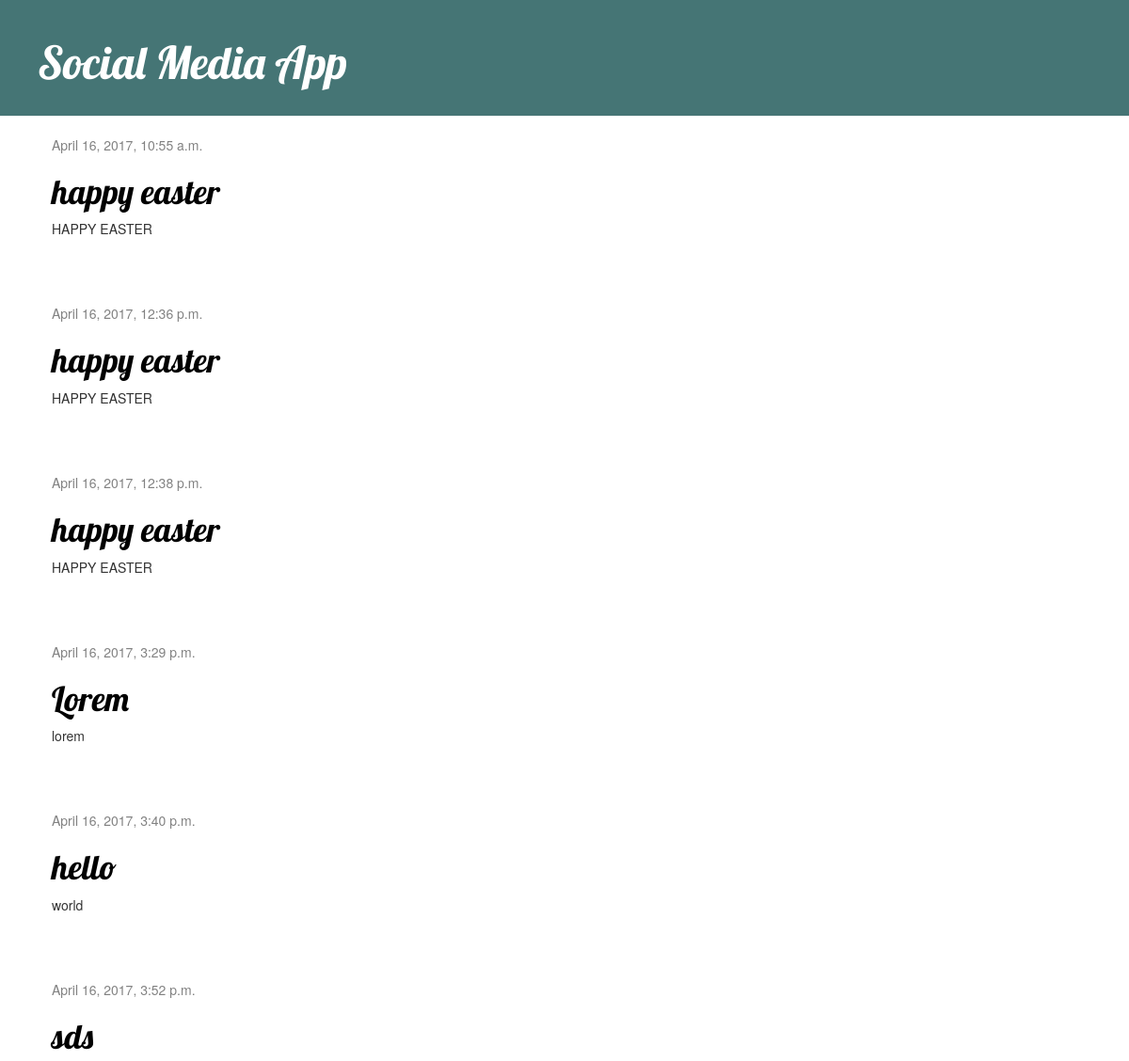
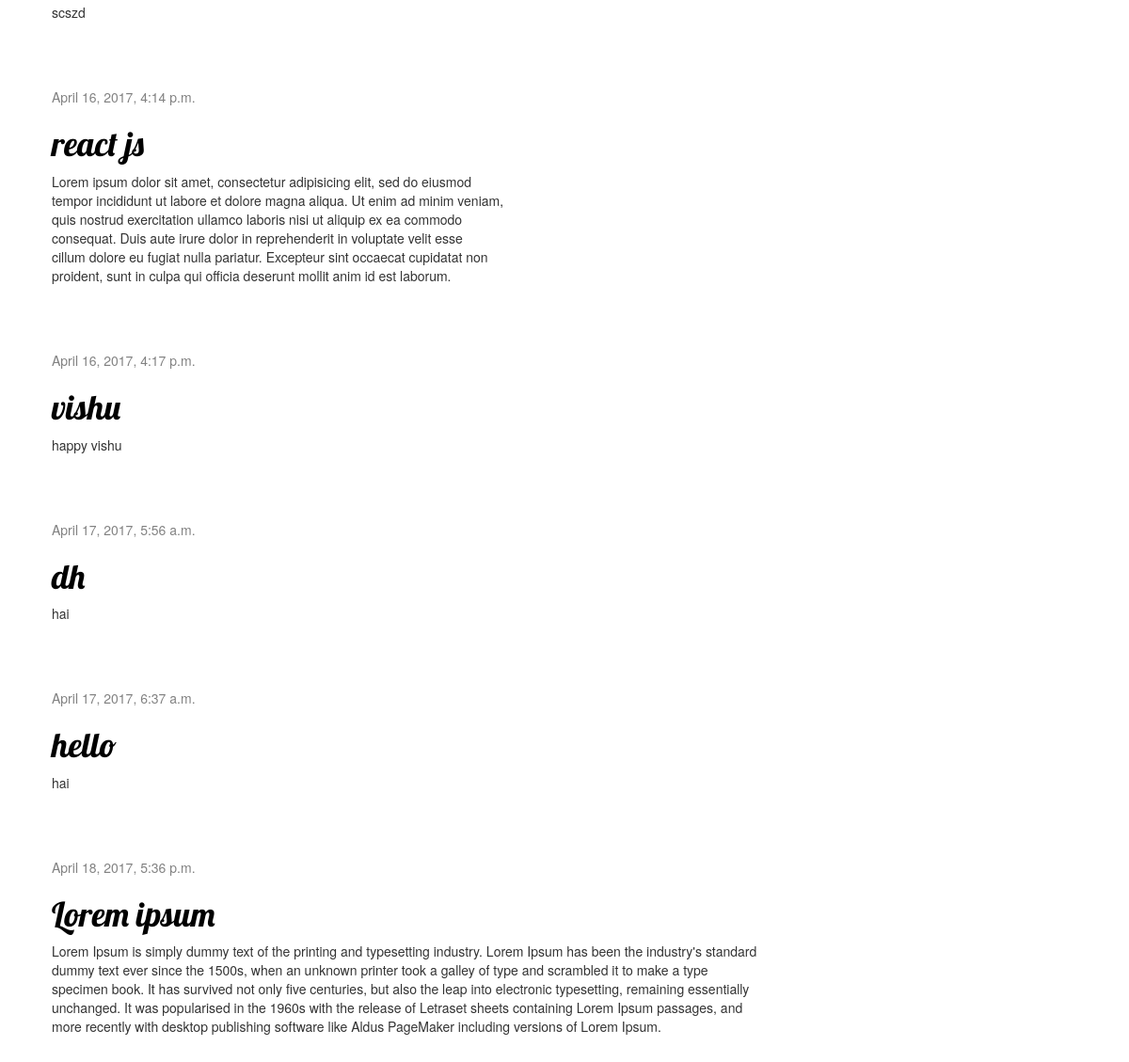
Screenshot of /blog/ with the database file from the repository (2 pictures, top to bottom).
### blog/models.py (models this page shows, shortened)
class Post(models.Model):
    title = models.CharField(max_length=32)
    text = models.TextField()
    image=models.FileField(null=True,blank=True)
    user = models.ForeignKey(User)
    created_date = models.DateTimeField(default=timezone.now)
    published_date = models.DateTimeField(null=True,blank=True)
    likes=models.IntegerField(default=0)
    dislikes=models.IntegerField(default=0)
    class Meta:
        db_table = "post"

### blog/views.py (the view)
def post_list(request):
    posts = Post.objects.filter(published_date__lte=timezone.now()).\
                                order_by('published_date')
    return render(request, 'blog/post_list.html', {'posts': posts})

### blog/templates/blog/post_list.html (shortened to what this page needs)
{% extends 'blog/base.html' %}
{% load staticfiles %}
                {% block content %}
                    {% for post in posts %}
                        <div class="post">
                            <div class="date">
                                {{ post.published_date }}
                            </div>
                            <h1><a href="{% url 'blog:post_detail' pk=post.pk %}">{{ post.title }}</a></h1>
                            <p>{{ post.text|linebreaksbr }}</p>
                        </div>
                    {% endfor %}
                {% endblock %}

### blog/templates/blog/base.html (shortened to what this page needs)
{% load staticfiles %}
<html>
    <head>
        <link rel="stylesheet" href="//maxcdn.bootstrapcdn.com/bootstrap/3.2.0/css/bootstrap.min.css">
        <link rel="stylesheet" href="//maxcdn.bootstrapcdn.com/bootstrap/3.2.0/css/bootstrap-theme.min.css">
        <link rel="stylesheet" href="{% static 'css/blog.css' %}">
        <link rel="stylesheet" href="{% static 'font/css/font-awesome.min.css' %}">
    </head>
    <body>
        <div class="page-header">
            <h1><a href="/">Social Media App</a></h1>
        </div>
        <div class="content container">
            <div class="row">
                <div class="col-md-8">
                    {% block content %}
                    {% endblock %}
                </div>
            </div>
        </div>
    </body>
</html>

### blog/static/css/blog.css (style rules this page uses)
.page-header { background-color: #457575; margin-top: 0; padding: 20px 20px 20px 40px; }
.page-header h1, .page-header h1 a, .page-header h1 a:visited, .page-header h1 a:active { color: #ffffff; font-size: 36pt; text-decoration: none; }
.content { margin-left: 40px; }
h1, h2, h3, h4 { font-family: 'Lobster', cursive; }
.date { color: #828282; }
.post { margin-bottom: 70px; }
.post h1 a, .post h1 a:visited { color: #000000; }

### rows the page displays
Post: published_date "April 16, 2017, 10:55 a.m.", title "happy easter", text "HAPPY EASTER"
Post: published_date "April 16, 2017, 12:36 p.m.", title "happy easter", text "HAPPY EASTER"
Post: published_date "April 16, 2017, 12:38 p.m.", title "happy easter", text "HAPPY EASTER"
Post: published_date "April 16, 2017, 3:29 p.m.", title "Lorem", text "lorem"
Post: published_date "April 16, 2017, 3:40 p.m.", title "hello", text "world"
Post: published_date "April 16, 2017, 3:52 p.m.", title "sds", text "scszd"
Post: published_date "April 16, 2017, 4:14 p.m.", title "react js", text "Lorem ipsum dolor sit amet, consectetur adipisicing elit, sed do eiusmod tempor incididunt ut labore et dolore magna aliqua. Ut enim ad minim veniam, quis nostrud exercitation ullamco laboris nisi ut aliquip ex ea commodo consequat. Duis aute irure dolor in reprehenderit in voluptate velit esse cillum dolore eu fugiat nulla pariatur. Excepteur sint occaecat cupidatat non proident, sunt in culpa qui officia deserunt mollit anim id est laborum."
Post: published_date "April 16, 2017, 4:17 p.m.", title "vishu", text "happy vishu"
Post: published_date "April 17, 2017, 5:56 a.m.", title "dh", text "hai"
Post: published_date "April 17, 2017, 6:37 a.m.", title "hello", text "hai"
Post: published_date "April 18, 2017, 5:36 p.m.", title "Lorem ipsum", text "Lorem Ipsum is simply dummy text of the printing and typesetting industry. Lorem Ipsum has been the industry's standard dummy text ever since the 1500s, when an unknown printer took a galley of type and scrambled it to make a type specimen book. It has survived not only five centuries, but also the leap into electronic typesetting, remaining essentially unchanged. It was popularised in the 1960s with the release of Letraset sheets containing Lorem Ipsum passages, and more recently with desktop publishing software like Aldus PageMaker including versions of Lorem Ipsum."
